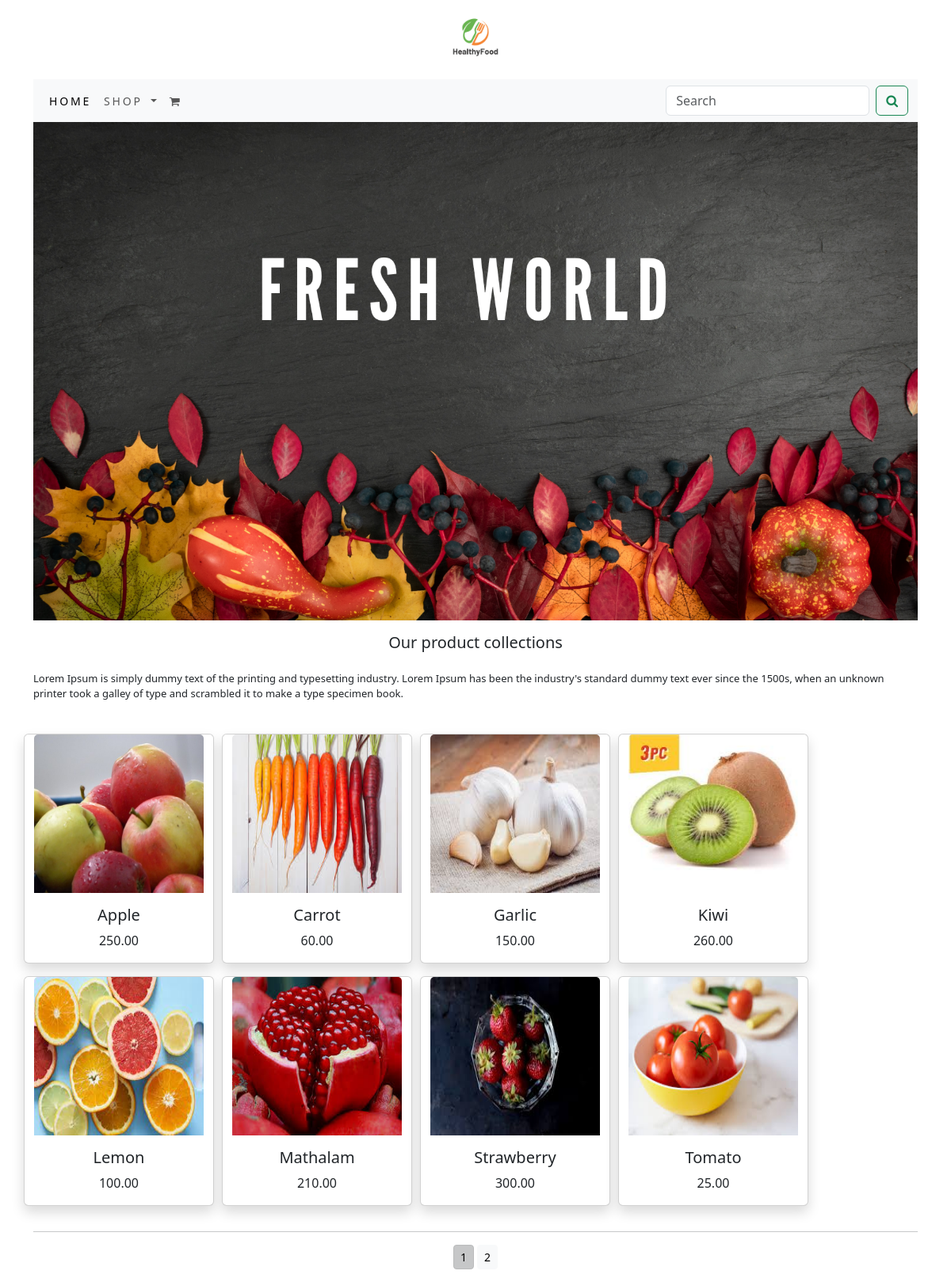
The app's page /shop/ with its own data.
### cartapp/models.py (models this page shows, shortened)
class Product(models.Model):
    name = models.CharField(max_length=250, unique=True)
    slug = models.SlugField(max_length=250, unique=True)
    desc = models.TextField(blank=True)
    price=models.DecimalField(max_digits=10,decimal_places=2)
    category=models.ForeignKey(Category,on_delete=models.CASCADE)
    img = models.ImageField(upload_to='product', blank=True)
    stock=models.IntegerField()
    available=models.BooleanField(default=True)
    created=models.DateTimeField(auto_now_add=True)
    updated=models.DateTimeField(auto_now=True)
    class Meta:
        ordering = ('name',)
        verbose_name = 'product'
        verbose_name_plural = 'products'
    def get_url(self):
        return reverse('shop:prodCatDetail',args=[self.category.slug,self.slug])

### cartapp/views.py (the view)
# urls.py: path('',views.allProdCat,name='allProdCat'),
def allProdCat(request,c_slug=None):
    c_page=None
    products_list=None
    if c_slug!=None:
        c_page=get_object_or_404(Category,slug=c_slug)
        products_list=Product.objects.all().filter(category=c_page,available=True)
    else :
        products_list = Product.objects.all().filter(available=True)
    paginator=Paginator(products_list,8)
    try:
        page=int(request.GET.get('page','1'))
    except:
        page=1
    try:
        products=paginator.page(page)
    except (EmptyPage,InvalidPage):
        products=paginator.page(paginator.num_pages)
    return render(request,'category.html',{'category':c_page,'products':products})

### addToCart/context_proccessor.py (called while the page is built)
def counter(request):
    item_count=0
    if 'admin' in request.path:
        return {}
    else:
        try:
         cart=Cart.objects.filter(cart_id=_cart_id(request))
         cart_items=CartItem.objects.all().filter(cart=cart[:1])
         for cart_item in cart_items:
             item_count += cart_item.quantity
        except Cart.DoesNotExist :
            item_count=0
    return dict(item_count=item_count)

### addToCart/views.py (called while the page is built)
def _cart_id(request):
    cart=request.session.session_key
    if not cart:
        cart=request.session.create()
    return cart

### cartapp/context_processors.py (called while the page is built)
def menu_links(request):
    links=Category.objects.all()
    return dict(links=links)

### cartapp/models.py (called while the page is built)
    def get_url(self):
        return reverse('shop:products_by_category',args=[self.slug])

### templates/category.html (shortened to what this page needs)
{% extends 'base.html' %}
{% load static %}
{% block content %}
{% if category %}
<div>
    <img src="{{category.img.url}}" alt="{{category.name}}" width="100%" height="auto">
</div>
<div>
    <h1 class="head-class"> {{category.name}}</h1>
    <p class="font-class">{{category.desc}}</p>
</div><br>
{% else %}
<div>
    <img src="{% static 'image/banner.png' %}" alt="our product" width="100%" height="10%">
</div>
<div >
    <h1 class="head-class"> Our product collections</h1>
    <p class="font-class">Lorem Ipsum is simply dummy text of the printing and typesetting industry. Lorem Ipsum has been the industry's standard dummy text ever since the 1500s, when an unknown printer took a galley of type and scrambled it to make a type specimen book.</p>
</div><br>
{% endif %}
<div class="row ">
{% for product in products.object_list %}
<div class="card mb-3 shadow" style="width: 15rem;margin-right:10px;">
    <a href="{{product.get_url}}"><img class="card-img-top" src="{{product.img.url}}" alt="{{product.name}}" height="200px"></a>
  <div class="card-body">
    <h5 class="card-title" style="text-align:center;">{{product.name}}</h5>
    <p class="card-text" style="text-align:center;"> {{product.price}}</p>
  </div>
</div>
 {% endfor %}
    </div>
<div class="max-auto mb-3">
    {% if products.paginator.num_pages > 1 %}
   <hr>
    <div class="text-center">
        {% for pg in products.paginator.page_range %}
        <a href="?page={{pg}}" class="btn btn-light btn-sm {% if products.number == pg %} active {% endif %}"> {{pg}}</a>
        {% endfor %}
    </div>
     {% endif %}
</div>
{% endblock %}

### templates/base.html (shortened to what this page needs)
<!DOCTYPE html>
{% load static %}
<html lang="en">
<head>
    <link href="{% static 'css/bootstrap.min.css' %}" rel="stylesheet" type="text/css" media="all" />
    <link href="{% static 'css/custom.css' %}" rel="stylesheet" type="text/css" media="all" />
   <link rel="stylesheet" href="https://cdnjs.cloudflare.com/ajax/libs/font-awesome/4.7.0/css/font-awesome.min.css">
</head>
<body>
<div class="container">
{% include 'header.html' %}
{% include 'navbar.html' %}
{% block content %} {% endblock %}
    </div>
{% include 'footer.html' %}
</body>
</html>

### templates/header.html
{% load static %}
<header>
    <div style="text-align:center;">
       <a href="{% url 'shop:allProdCat' %}"><img src="{% static 'image/logo.png' %}" alt="logoimage" width="100" height="100"></a>
    </div>
</header>

### templates/navbar.html (shortened to what this page needs)
<nav class="navbar navbar-expand-lg bg-body-tertiary">
  <div class="container-fluid">
    <div class="collapse navbar-collapse" id="navbarSupportedContent">
      <ul class="navbar-nav me-auto mb-2 mb-lg-0">
        <li class="nav-item">
          <a class="nav-link active" aria-current="page" href="{% url 'shop:allProdCat' %}">Home</a>
        </li>
        <li class="nav-item dropdown">
          <a class="nav-link dropdown-toggle" href="#" role="button" data-bs-toggle="dropdown" aria-expanded="false">
            Shop
          </a>
        </li>
          <li class="nav-item">
          <a class="nav-link" href="{% url 'cart:cart_detail' %}"><i class="fa fa-shopping-cart" ></i>{% if item_count > 0 %}({{item_count}}) {% endif %}</a>
        </li>
      </ul>
      <form class="d-flex" role="search" action="{% url 'search_app:SearchResult' %}" method="get">
        <input class="form-control me-2" type="search" name='q' placeholder="Search" aria-label="Search">
        <button class="btn btn-outline-success" type="submit"><i class="fa fa-search"></i></button>
      </form>
    </div>
  </div>
</nav>

### templates/footer.html (shortened to what this page needs)
<!DOCTYPE html>
<html lang="en">
<head>
</head>
<body>
</body>
</html>

### static/css/custom.css (style rules this page uses)
.nav-item ,.dropdown-item { font-size:14px; letter-spacing:.2em; text-transform:uppercase; }
.font-class { font-size:13px; }
.head-class { font-size:20px; text-align:center; padding:1rem; }

### records on screen
Product: img (picture), name "Apple", price "250.00"
Product: img (picture), name "Carrot", price "60.00"
Product: img (picture), name "Garlic", price "150.00"
Product: img (picture), name "Kiwi", price "260.00"
Product: img (picture), name "Lemon", price "100.00"
Product: img (picture), name "Mathalam", price "210.00"
Product: img (picture), name "Strawberry", price "300.00"
Product: img (picture), name "Tomato", price "25.00"

### other values on screen
{{ pg }} "1" "2"
